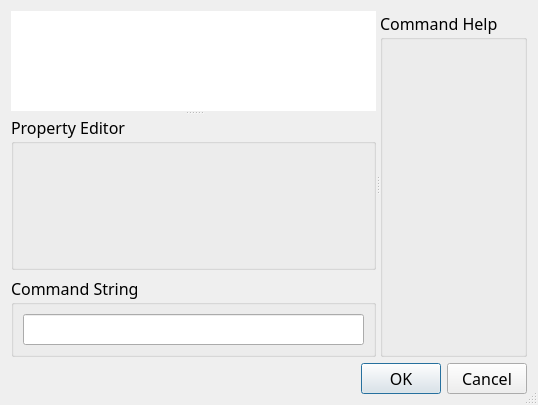
<?xml version="1.0" encoding="UTF-8"?>
<ui version="4.0">
 <class>PropertyEditor</class>
 <widget class="QDialog" name="PropertyEditor">
  <property name="geometry">
   <rect>
    <x>0</x>
    <y>0</y>
    <width>538</width>
    <height>405</height>
   </rect>
  </property>
  <property name="sizePolicy">
   <sizepolicy hsizetype="Preferred" vsizetype="Preferred">
    <horstretch>0</horstretch>
    <verstretch>0</verstretch>
   </sizepolicy>
  </property>
  <property name="font">
   <font>
    <family>MS Reference Sans Serif</family>
    <pointsize>12</pointsize>
   </font>
  </property>
  <property name="windowTitle">
   <string>Dialog</string>
  </property>
  <property name="sizeGripEnabled">
   <bool>true</bool>
  </property>
  <layout class="QVBoxLayout" name="verticalLayout_2">
   <item>
    <widget class="QSplitter" name="splitter_2">
     <property name="orientation">
      <enum>Qt::Horizontal</enum>
     </property>
     <widget class="QSplitter" name="splitter">
      <property name="orientation">
       <enum>Qt::Vertical</enum>
      </property>
      <widget class="QPlainTextEdit" name="messageLabel">
       <property name="sizePolicy">
        <sizepolicy hsizetype="Expanding" vsizetype="Minimum">
         <horstretch>0</horstretch>
         <verstretch>0</verstretch>
        </sizepolicy>
       </property>
       <property name="maximumSize">
        <size>
         <width>16777215</width>
         <height>100</height>
        </size>
       </property>
       <property name="font">
        <font>
         <family>MS Reference Sans Serif</family>
         <pointsize>12</pointsize>
        </font>
       </property>
       <property name="focusPolicy">
        <enum>Qt::NoFocus</enum>
       </property>
       <property name="frameShape">
        <enum>QFrame::NoFrame</enum>
       </property>
       <property name="frameShadow">
        <enum>QFrame::Plain</enum>
       </property>
       <property name="readOnly">
        <bool>true</bool>
       </property>
      </widget>
      <widget class="QWidget" name="layoutWidget">
       <layout class="QVBoxLayout" name="verticalLayout">
        <item>
         <widget class="QGroupBox" name="propertyBox">
          <property name="sizePolicy">
           <sizepolicy hsizetype="MinimumExpanding" vsizetype="MinimumExpanding">
            <horstretch>0</horstretch>
            <verstretch>0</verstretch>
           </sizepolicy>
          </property>
          <property name="font">
           <font>
            <family>MS Reference Sans Serif</family>
            <pointsize>12</pointsize>
           </font>
          </property>
          <property name="title">
           <string>Property Editor</string>
          </property>
         </widget>
        </item>
        <item>
         <widget class="QGroupBox" name="commandString">
          <property name="sizePolicy">
           <sizepolicy hsizetype="Preferred" vsizetype="Minimum">
            <horstretch>0</horstretch>
            <verstretch>0</verstretch>
           </sizepolicy>
          </property>
          <property name="title">
           <string>Command String</string>
          </property>
          <layout class="QHBoxLayout" name="horizontalLayout">
           <item>
            <widget class="QLineEdit" name="lineEdit">
             <property name="font">
              <font>
               <family>MS Reference Sans Serif</family>
               <pointsize>12</pointsize>
              </font>
             </property>
            </widget>
           </item>
          </layout>
         </widget>
        </item>
       </layout>
      </widget>
     </widget>
     <widget class="QGroupBox" name="commandHelp">
      <property name="sizePolicy">
       <sizepolicy hsizetype="Maximum" vsizetype="Preferred">
        <horstretch>0</horstretch>
        <verstretch>0</verstretch>
       </sizepolicy>
      </property>
      <property name="font">
       <font>
        <family>MS Reference Sans Serif</family>
        <pointsize>12</pointsize>
       </font>
      </property>
      <property name="title">
       <string>Command Help</string>
      </property>
     </widget>
    </widget>
   </item>
   <item>
    <widget class="QDialogButtonBox" name="buttonBox">
     <property name="sizePolicy">
      <sizepolicy hsizetype="Expanding" vsizetype="Fixed">
       <horstretch>0</horstretch>
       <verstretch>0</verstretch>
      </sizepolicy>
     </property>
     <property name="orientation">
      <enum>Qt::Horizontal</enum>
     </property>
     <property name="standardButtons">
      <set>QDialogButtonBox::Cancel|QDialogButtonBox::Ok</set>
     </property>
    </widget>
   </item>
  </layout>
 </widget>
 <resources/>
 <connections>
  <connection>
   <sender>buttonBox</sender>
   <signal>accepted()</signal>
   <receiver>PropertyEditor</receiver>
   <slot>accept()</slot>
   <hints>
    <hint type="sourcelabel">
     <x>248</x>
     <y>254</y>
    </hint>
    <hint type="destinationlabel">
     <x>157</x>
     <y>274</y>
    </hint>
   </hints>
  </connection>
  <connection>
   <sender>buttonBox</sender>
   <signal>rejected()</signal>
   <receiver>PropertyEditor</receiver>
   <slot>reject()</slot>
   <hints>
    <hint type="sourcelabel">
     <x>316</x>
     <y>260</y>
    </hint>
    <hint type="destinationlabel">
     <x>286</x>
     <y>274</y>
    </hint>
   </hints>
  </connection>
 </connections>
</ui>
